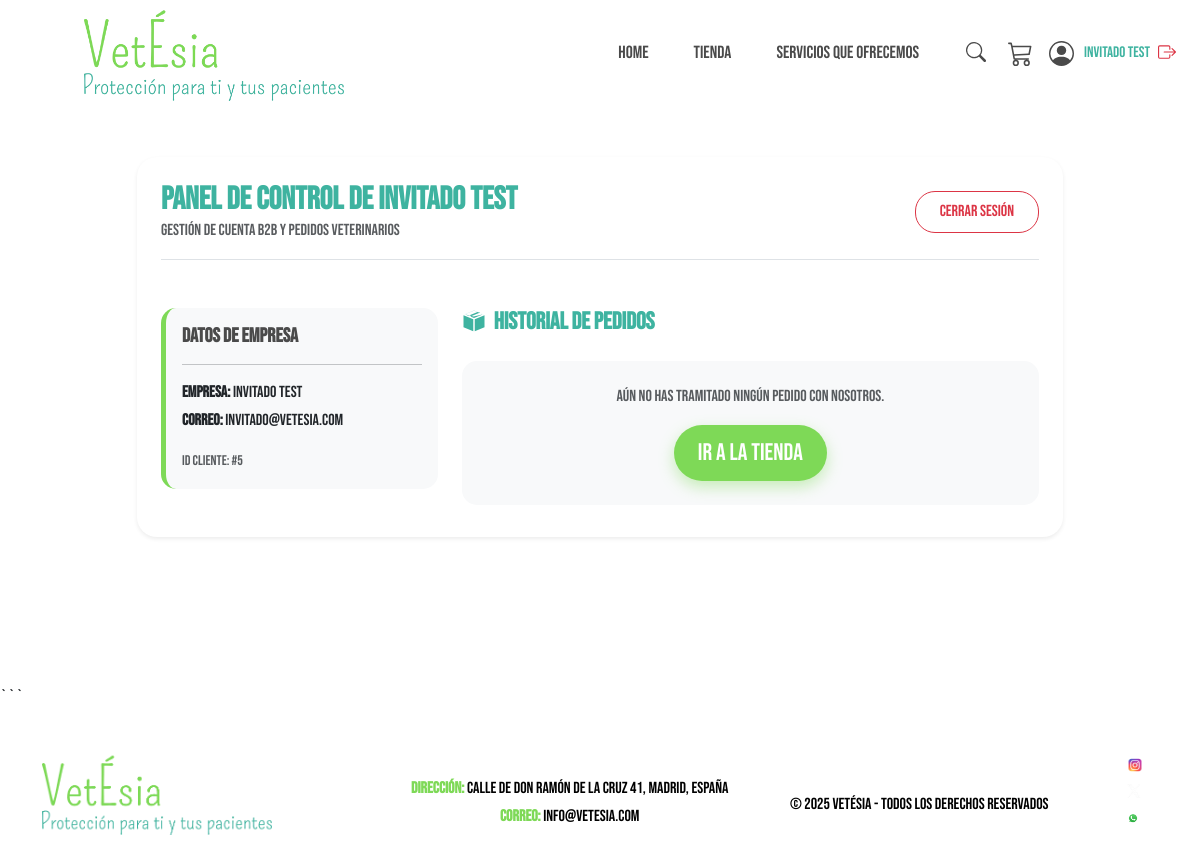
The app's page /cuenta.html (signed in), older data.
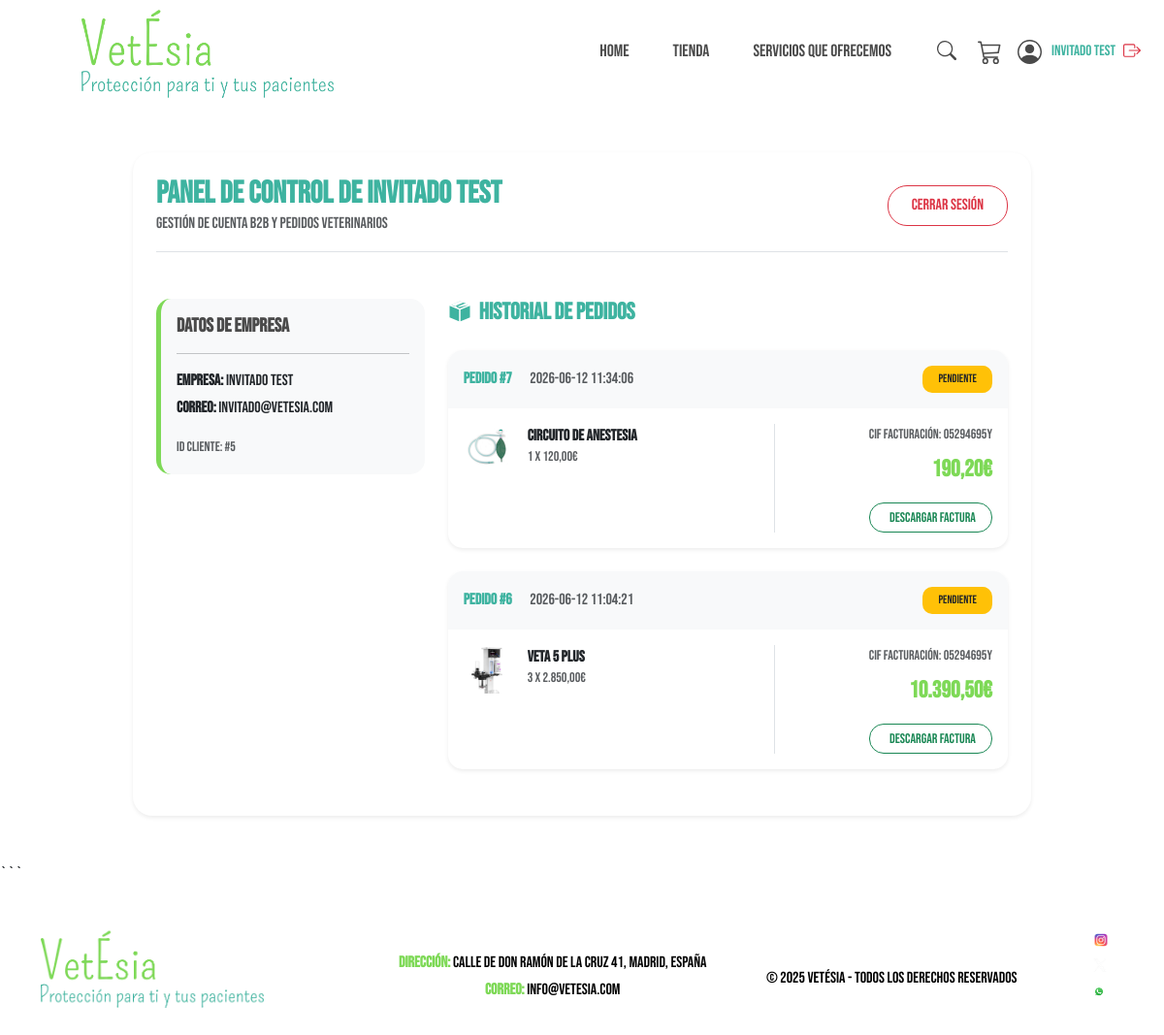
The same page, newer data.
### tables this page shows
CREATE TABLE pedidos (
            id INTEGER PRIMARY KEY AUTOINCREMENT,
            usuario_id INTEGER,
            empresa TEXT NOT NULL,
            email TEXT NOT NULL,
            cif TEXT NOT NULL,
            contacto TEXT NOT NULL,
            telefono TEXT NOT NULL,
            zona TEXT NOT NULL,
            municipio TEXT NOT NULL,
            direccion TEXT NOT NULL,
            codigo_postal TEXT NOT NULL,
            titular_cuenta TEXT NOT NULL,
            iban TEXT NOT NULL,
            banco TEXT NOT NULL,
            subtotal REAL NOT NULL,
            iva REAL NOT NULL,
            total REAL NOT NULL,
            estado TEXT DEFAULT 'pendiente',
            fecha TIMESTAMP DEFAULT CURRENT_TIMESTAMP,
            FOREIGN KEY (usuario_id) REFERENCES usuarios (id)
        );

CREATE TABLE detalles_pedido (
            id INTEGER PRIMARY KEY AUTOINCREMENT,
            pedido_id INTEGER NOT NULL,
            producto_id INTEGER NOT NULL,
            cantidad INTEGER NOT NULL,
            precio_unitario REAL NOT NULL,
            FOREIGN KEY (pedido_id) REFERENCES pedidos (id) ON DELETE CASCADE,
            FOREIGN KEY (producto_id) REFERENCES productos (id)
        );

CREATE TABLE productos (
            id INTEGER PRIMARY KEY AUTOINCREMENT,
            slug TEXT NOT NULL UNIQUE,
            nombre TEXT NOT NULL,
            categoria TEXT NOT NULL,
            precio REAL NOT NULL,
            descripcion TEXT NOT NULL,
            especificaciones_json TEXT,
            imagen_url TEXT NOT NULL
        );

### app.py (the view, shortened to what this page needs)
@app.route('/cuenta.html', methods=['GET', 'POST'])
def cuenta():
    if 'user_id' in session:
        conn = get_db_connection()
        pedidos_db = conn.execute(
            'SELECT * FROM pedidos WHERE usuario_id = ? ORDER BY fecha DESC',
            (session['user_id'],)
        ).fetchall()
        pedidos = []
        for p in pedidos_db:
            items = conn.execute('''
                SELECT dp.*, prod.nombre, prod.imagen_url
                FROM detalles_pedido dp
                JOIN productos prod ON dp.producto_id = prod.id
                WHERE dp.pedido_id = ?
            ''', (p['id'],)).fetchall()
            pedidos.append({
                'id': p['id'],
                'cif': p['cif'],
                'fecha': p['fecha'],
                'total': p['total'],
                'estado': p['estado'],
                'articulos': items
            })
        conn.close()
        return render_template('cuenta.html', pedidos=pedidos)
    return render_template('cuenta.html')

### app.py (called while the page is built)
def get_db_connection():
    db_path = os.path.join(os.path.dirname(__file__), 'database.db')
    conn = sqlite3.connect(db_path)
    conn.row_factory = sqlite3.Row
    return conn

@app.context_processor
def inject_global_data():
    cart = session.get('cart', {})
    cart_count = sum(cart.values())
    logged_in = 'user_id' in session
    user_name = session.get('user_name', '')
    return dict(cart_count=cart_count, logged_in=logged_in, user_name=user_name)

### templates/cuenta.html (shortened to what this page needs)
<!DOCTYPE html>
<html lang="es">
<head>
    <link href="https://cdn.jsdelivr.net/npm/bootstrap@5.3.3/dist/css/bootstrap.min.css" rel="stylesheet">
    <link rel="stylesheet" href="/static/css/vetesia.css">
</head>
<body>
    <div class="container-1 d-flex justify-content-between align-items-center px-4">
        <a href="/"><img src="/static/fotos/logo.webp" alt="Logo Editor de Ropa" class="logo-1"></a>
        <div class="d-flex align-items-center">
            <ul class="nav mb-0 me-4">
                <li class="nav-item">
                    <a href="/" class="nav-link">Home</a>
                </li>
                <li class="nav-item">
                    <a href="/tienda.html" class="nav-link">Tienda</a>
                </li>
                <li class="nav-item">
                    <a href="/servicios.html" class="nav-link">Servicios que ofrecemos</a>
                </li>
            </ul>
            <div class="header-icons d-flex align-items-center">
                <div class="search-box">
                    <button class="search-btn" onclick="event.preventDefault(); this.previousElementSibling.focus();">
                    </button>
                </div>
                <a href="/carrito.html" class="icon-link ms-3 position-relative" title="Carrito de Compras">
                </a>
                <a href="/cuenta.html" class="icon-link ms-3 d-flex align-items-center text-decoration-none" title="{% if logged_in %}Sesión iniciada como {{ user_name }}{% else %}Mi Cuenta{% endif %}" style="color: inherit;">
                    {% if logged_in %}
                    <span class="ms-1 d-none d-lg-inline" style="font-size: 0.95rem; color: #3eb3a0; font-weight: 500; max-width: 120px; overflow: hidden; text-overflow: ellipsis; white-space: nowrap;">
                        {{ user_name }}
                    </span>
                    <a href="/logout" class="ms-2 text-danger" title="Cerrar Sesión">
                    </a>
                    {% endif %}
                </a>
            </div>
        </div>
    </div>
    <div class="container" style="min-height: 60vh; margin-top: 50px; margin-bottom: 50px;">
        {% if logged_in %}
        <div class="row justify-content-center">
            <div class="col-md-10">
                <div class="card shadow-sm border-0 p-4" style="border-radius: 20px;">
                    <div class="d-flex justify-content-between align-items-center border-bottom pb-3 mb-4">
                        <div>
                            <h2 style="color: #3eb3a0; font-weight: 700;" class="mb-0">Panel de Control de {{ user_name }}</h2>
                            <p class="text-muted mb-0">Gestión de cuenta B2B y pedidos veterinarios</p>
                        </div>
                        <a href="/logout" class="btn btn-outline-danger px-4 py-2" style="border-radius: 20px;">Cerrar Sesión</a>
                    </div>
                    {% if session.get('user_email') == 'admin@vetesia.com' %}
                    <div class="row mt-4 justify-content-center py-4">
                        <div class="col-md-8 text-center">
                            <div class="p-5 bg-light shadow-sm" style="border-radius: 20px; border-top: 5px solid #3eb3a0;">
                                <i class="bi bi-shield-lock-fill text-success" style="font-size: 5rem;"></i>
                                <h3 class="fw-bold mt-3" style="color: #4a4a4a;">Acceso de Administrador Autorizado</h3>
                                <p class="text-muted fs-5">Tienes permisos totales para gestionar clientes, monitorizar pedidos y exportar reportes oficiales.</p>
                                <hr class="my-4">
                                <a href="/admin.html" class="btn btn-success px-5 py-3 fs-5" style="border-radius: 30px; font-weight: 600;">
                                    <i class="bi bi-speedometer2 me-2"></i>Ir al Panel de Administración
                                </a>
                            </div>
                        </div>
                    </div>
                    {% else %}
                    <div class="row mt-4">
                        <div class="col-lg-4 mb-4">
                            <div class="p-3 bg-light" style="border-radius: 15px; border-left: 5px solid #7ed957;">
                                <h5 class="fw-bold" style="color: #4a4a4a;">Datos de Empresa</h5>
                                <hr>
                                <p class="mb-1"><strong>Empresa:</strong> {{ user_name }}</p>
                                <p class="mb-3"><strong>Correo:</strong> {{ session.get('user_email', '') }}</p>
                                <small class="text-muted">ID Cliente: #{{ session.get('user_id', '') }}</small>
                            </div>
                        </div>
                        <div class="col-lg-8">
                            <h4 class="fw-bold mb-4" style="color: #3eb3a0;">Historial de Pedidos</h4>
                            {% if not pedidos %}
                            <div class="text-center py-4 bg-light" style="border-radius: 15px;">
                                <p class="text-muted mb-0">Aún no has tramitado ningún pedido con nosotros.</p>
                                <a href="/tienda.html" class="btn btn-custom btn-sm mt-3 px-4">Ir a la Tienda</a>
                            </div>
                            {% else %}
                                {% for pedido in pedidos %}
                                <div class="card mb-4 border-0 shadow-sm" style="border-radius: 15px; overflow: hidden;">
                                    <div class="card-header bg-light d-flex justify-content-between align-items-center py-3 border-0">
                                        <div>
                                            <span class="fw-bold" style="color: #3eb3a0;">Pedido #{{ pedido.id }}</span>
                                            <span class="text-muted ms-3">{{ pedido.fecha }}</span>
                                        </div>
                                        <span class="badge bg-warning text-dark py-2 px-3" style="border-radius: 10px; font-weight: 500;">
                                            {{ pedido.estado | upper }}
                                        </span>
                                    </div>
                                    <div class="card-body">
                                        <div class="row">
                                            <div class="col-md-7">
                                                {% for item in pedido.articulos %}
                                                <div class="d-flex align-items-center mb-3">
                                                    <img src="/static/fotos/{{ item.imagen_url }}" alt="{{ item.nombre }}" class="me-3" style="width: 50px; height: 50px; object-fit: contain;">
                                                    <div>
                                                        <h6 class="mb-0 fw-bold">{{ item.nombre }}</h6>
                                                        <small class="text-muted">{{ item.cantidad }} x {{ "{:,.2f}".format(item.precio_unitario).replace(",", "X").replace(".", ",").replace("X", ".") }}€</small>
                                                    </div>
                                                </div>
                                                {% endfor %}
                                            </div>
                                            <div class="col-md-5 text-end border-start">
                                                <small class="text-muted d-block">CIF Facturación: {{ pedido.cif }}</small>
                                                <span class="fs-4 fw-bold mt-2 d-block" style="color: #7ed957;">{{ "{:,.2f}".format(pedido.total).replace(",", "X").replace(".", ",").replace("X", ".") }}€</span>
                                                <a href="/factura/{{ pedido.id }}.pdf" class="btn btn-outline-success btn-sm mt-3 px-3 py-1 d-inline-flex align-items-center gap-1" style="border-radius: 15px;">
                                                     Descargar Factura
                                                </a>
                                            </div>
                                        </div>
                                    </div>
                                </div>
                                {% endfor %}
                            {% endif %}
                        </div>
                    </div>
                    {% endif %}
                </div>
            </div>
        </div>
        {% endif %}
    </div>
```
    <footer class="gradient-footer text-white text-center ">
        <div class="container">
            <img src="/static/fotos/logo.webp" alt="Logo Editor de Ropa" class="logo mb-2">
            <div class="contact-info mt-3" style="color: black;">
                <p class="mb-1" style="color: black;"><strong>Dirección:</strong> Calle de Don Ramón de la Cruz 41, Madrid, España</p>
                <p class="mb-1" style="color: black;"><strong>Correo:</strong> <a href="mailto:info@vetésia.com" style="color: black; text-decoration: none;">info@vetesia.com</a></p>
            </div>
            <p class="mt-3 mb-0" style="color: black;">&copy; 2025 VetÉsia - Todos los derechos reservados</p>
            <div class="social-icons">
                <a href="https://www.instagram.com/nazth09?igsh=MWoxYXZ6N2pyczA1Ng%3D%3D&utm_source=qr" target="_blank" class="mx-2">
                    <img src="/static/fotos/Instagram.png" alt="Instagram" class="social-logo">
                </a>
                <a href="https://x.com/nathansmf?s=11&t=5QyMTIlgbGhRkPTGuh2HUg" target="_blank" class="mx-2">
                    <img src="/static/fotos/pixelcut-export.png" alt="Twitter" class="social-logo">
                </a>
                <a href="https://wa.me/691019799" target="_blank" class="whatsapp">
                    <img src="/static/fotos/Whatsapp.png" alt="WhatsApp" class="social-logo">
                </a>
            </div>
        </div>
    </footer>
</body>
</html>

### static/css/vetesia.css (style rules this page uses)
body { font-family: "Bebas Neue", serif; font-weight: 20px; text-transform: none; height: 100%; margin: 0; min-height: 100vh; }
.container-1 img { align-items: flex-start; width: 600px; }
h2 { color: #7ed957; }
.logo { max-width: 230px; height: auto; }
.logo-1 { max-width: 320px; height: auto; padding-left: 60px; padding-top: 5px; padding-bottom: 6px; }
.search-box { display: flex; align-items: center; }
.search-btn { background: none !important; border: none !important; outline: none; cursor: pointer; z-index: 2; }
.nav-icon { width: 25px !important; height: auto !important; }
.nav-icon-search { width: 20px !important; height: auto !important; }
.nav { display: flex; justify-content: flex-end; align-items: center; gap: 15px; margin-left: auto; }
.nav .nav-link { color: #4a4a4a; font-size: 1.1rem; padding: 10px 15px; border-radius: 8px; transition: all 0.3s ease; text-decoration: none; }
.cart-icon-svg, .nav-svg-icon { color: #4a4a4a; transition: color 0.3s ease; }
footer { flex: 1; font-family: "Bebas Neue", serif; font-weight: 20px; font-style: normal; color: rgb(0, 0, 0); font-size: 16px; padding: 40px 0; display: flex; justify-content: space-between; align-items: center; text-align: left; width: 100%; margin-top: auto; }
.contact-info strong { color: #7ed957; font-size: 16px; }
footer .container { display: flex; justify-content: space-between; width: 100%; align-items: center; }
.social-icons { display: flex; flex-direction: column; align-items: flex-end; margin-bottom: 10px; }
.social-logo { max-height: 20px; margin-bottom: 5px; }
.whatsapp { margin-top: 2px; margin-right: 15px; width: 20px; height: 20px; }

Row changes from the older to the newer data that the page shows:
added pedidos: get "invitado@vetesia.com", id "7", fecha "2026-06-12 11:34:06", estado "PENDIENTE", cif "05294695Y", total "190,20"
added detalles_pedido: imagen_url (picture), nombre "Circuito de Anestesia", cantidad "1", precio_unitario "120,00", shown under "7"
added pedidos: id "6", fecha "2026-06-12 11:04:21", estado "PENDIENTE", cif "05294695Y", total "10.390,50"
added detalles_pedido: imagen_url (picture), nombre "Veta 5 Plus", cantidad "3", precio_unitario "2.850,00", shown under "6"
Text that changed along with them:
{{ session.get('user_email', '') }}: "invitado@vetesia.com" → (not shown)
text no longer shown: "Aún no has tramitado ningún pedido con nosotros. Ir a la Tienda"
